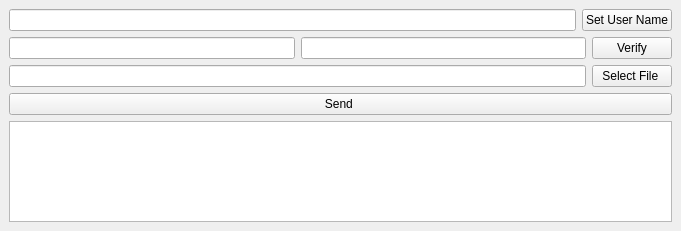
<?xml version="1.0" encoding="UTF-8"?>
<ui version="4.0">
 <class>MainWindow</class>
 <widget class="QMainWindow" name="MainWindow">
  <property name="geometry">
   <rect>
    <x>0</x>
    <y>0</y>
    <width>681</width>
    <height>231</height>
   </rect>
  </property>
  <property name="windowTitle">
   <string>MainWindow</string>
  </property>
  <widget class="QWidget" name="centralwidget">
   <layout class="QGridLayout" name="gridLayout">
    <item row="0" column="0">
     <layout class="QVBoxLayout" name="verticalLayout">
      <item>
       <layout class="QHBoxLayout" name="horizontalLayout_4">
        <item>
         <widget class="QLineEdit" name="UserName"/>
        </item>
        <item>
         <widget class="QPushButton" name="SetUserNameButton">
          <property name="text">
           <string>Set User Name</string>
          </property>
         </widget>
        </item>
       </layout>
      </item>
      <item>
       <layout class="QHBoxLayout" name="horizontalLayout_3">
        <item>
         <widget class="QLineEdit" name="BuddyIp"/>
        </item>
        <item>
         <widget class="QLineEdit" name="BuddyName"/>
        </item>
        <item>
         <widget class="QPushButton" name="VerfiyBuddyButton">
          <property name="text">
           <string>Verify</string>
          </property>
         </widget>
        </item>
       </layout>
      </item>
      <item>
       <layout class="QHBoxLayout" name="horizontalLayout">
        <item>
         <widget class="QLineEdit" name="FileName"/>
        </item>
        <item>
         <widget class="QPushButton" name="SelectFile">
          <property name="text">
           <string>Select File </string>
          </property>
         </widget>
        </item>
       </layout>
      </item>
      <item>
       <layout class="QHBoxLayout" name="horizontalLayout_5">
        <item>
         <widget class="QPushButton" name="SendButton">
          <property name="text">
           <string>Send </string>
          </property>
         </widget>
        </item>
       </layout>
      </item>
      <item>
       <layout class="QHBoxLayout" name="horizontalLayout_2">
        <item>
         <widget class="QTextEdit" name="StatusDisplay"/>
        </item>
       </layout>
      </item>
     </layout>
    </item>
   </layout>
  </widget>
 </widget>
 <resources/>
 <connections/>
</ui>
